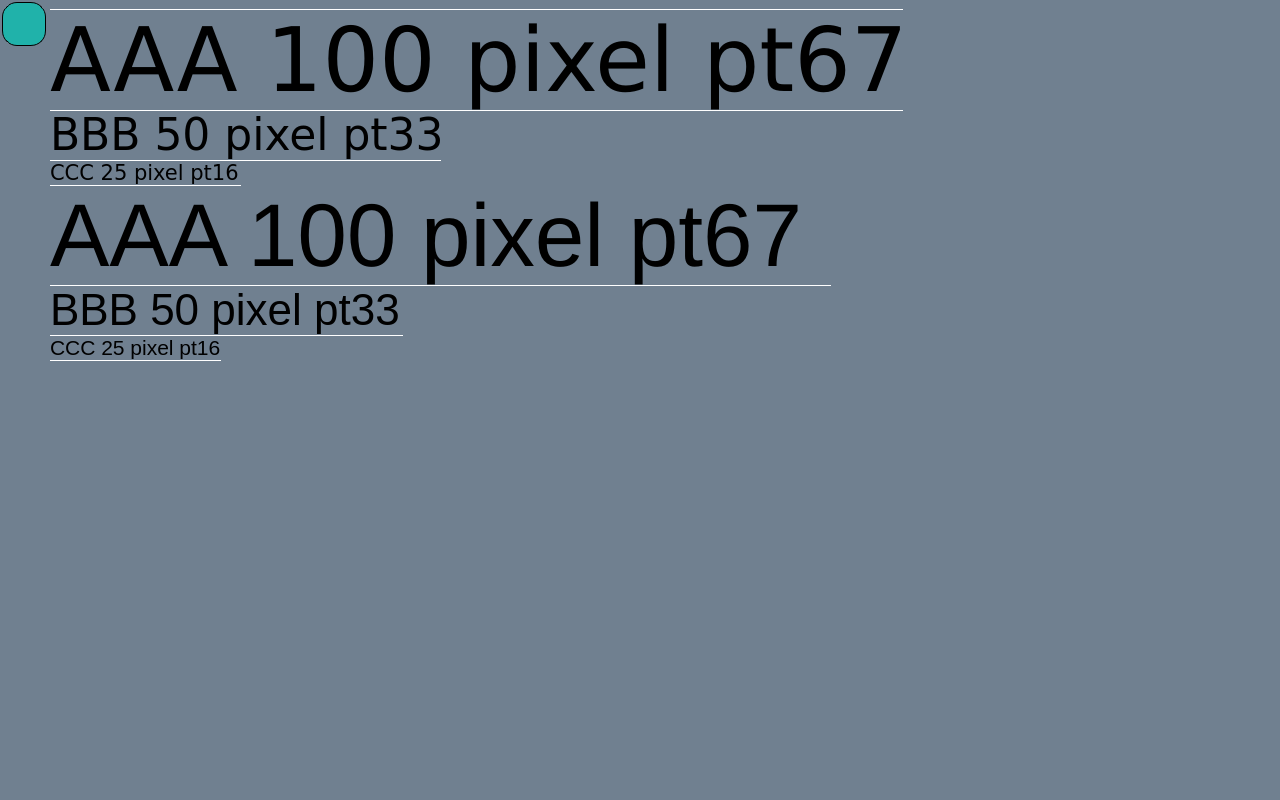
<?xml version="1.0" encoding="UTF-8"?>
<ui version="4.0">
 <class>page042</class>
 <widget class="QWidget" name="page042">
  <property name="geometry">
   <rect>
    <x>0</x>
    <y>0</y>
    <width>1280</width>
    <height>800</height>
   </rect>
  </property>
  <property name="minimumSize">
   <size>
    <width>1280</width>
    <height>800</height>
   </size>
  </property>
  <property name="maximumSize">
   <size>
    <width>16777215</width>
    <height>16777215</height>
   </size>
  </property>
  <property name="windowTitle">
   <string notr="true">page042</string>
  </property>
  <property name="styleSheet">
   <string notr="true">QWidget#page042
{
background-color: SlateGray;
color: rgb(255, 255, 0);
}

QPushButton {
border: 1px solid black;
border-radius: 15px;
color: yellow;
background-color: rgb(32, 178, 170);
min-width: 42px;
min-height: 42px;
}

QPushButton:pressed {
background-color: rgb(255, 140, 255)
}
</string>
  </property>
  <widget class="ATCMbutton" name="atcmButtonHome">
   <property name="geometry">
    <rect>
     <x>2</x>
     <y>2</y>
     <width>44</width>
     <height>44</height>
    </rect>
   </property>
   <property name="minimumSize">
    <size>
     <width>44</width>
     <height>44</height>
    </size>
   </property>
   <property name="maximumSize">
    <size>
     <width>44</width>
     <height>44</height>
    </size>
   </property>
   <property name="font">
    <font>
     <family>DejaVu Sans</family>
     <pointsize>12</pointsize>
    </font>
   </property>
   <property name="iconSize">
    <size>
     <width>40</width>
     <height>40</height>
    </size>
   </property>
   <property name="toolTip">
    <string/>
   </property>
   <property name="whatsThis">
    <string>ATCMbutton widget</string>
   </property>
   <property name="pageName">
    <string notr="true">HOME</string>
   </property>
   <property name="statusvar">
    <string notr="true"/>
   </property>
   <property name="viewStatus">
    <bool>false</bool>
   </property>
   <property name="visibilityVar">
    <string notr="true"/>
   </property>
   <property name="bgColor">
    <color>
     <red>32</red>
     <green>178</green>
     <blue>170</blue>
    </color>
   </property>
   <property name="fontColor">
    <color>
     <red>255</red>
     <green>255</green>
     <blue>0</blue>
    </color>
   </property>
   <property name="text">
    <string notr="true"/>
   </property>
   <property name="pressText">
    <string notr="true"/>
   </property>
   <property name="icon">
    <iconset resource="systemicons_linux.qrc">
     <normaloff>:/systemicons/Home.png</normaloff>:/systemicons/Home.png</iconset>
   </property>
   <property name="borderWidth">
    <number>1</number>
   </property>
   <property name="borderRadius">
    <number>16</number>
   </property>
  </widget>
  <widget class="Line" name="line_1">
   <property name="geometry">
    <rect>
     <x>50</x>
     <y>9</y>
     <width>854</width>
     <height>1</height>
    </rect>
   </property>
   <property name="font">
    <font>
     <family>DejaVu Sans</family>
     <pointsize>8</pointsize>
    </font>
   </property>
   <property name="orientation">
    <enum>Qt::Horizontal</enum>
   </property>
  </widget>
  <widget class="Line" name="line_2">
   <property name="geometry">
    <rect>
     <x>50</x>
     <y>110</y>
     <width>854</width>
     <height>1</height>
    </rect>
   </property>
   <property name="font">
    <font>
     <family>DejaVu Sans</family>
     <pointsize>8</pointsize>
    </font>
   </property>
   <property name="orientation">
    <enum>Qt::Horizontal</enum>
   </property>
  </widget>
  <widget class="QLabel" name="label100px">
   <property name="geometry">
    <rect>
     <x>50</x>
     <y>10</y>
     <width>854</width>
     <height>100</height>
    </rect>
   </property>
   <property name="sizePolicy">
    <sizepolicy hsizetype="Fixed" vsizetype="Fixed">
     <horstretch>0</horstretch>
     <verstretch>0</verstretch>
    </sizepolicy>
   </property>
   <property name="font">
    <font>
     <family>DejaVu Sans</family>
     <pointsize>67</pointsize>
    </font>
   </property>
   <property name="text">
    <string notr="true">AAA 100 pixel pt67</string>
   </property>
   <property name="alignment">
    <set>Qt::AlignLeading|Qt::AlignLeft|Qt::AlignVCenter</set>
   </property>
   <property name="indent">
    <number>0</number>
   </property>
  </widget>
  <widget class="Line" name="line_3">
   <property name="geometry">
    <rect>
     <x>50</x>
     <y>160</y>
     <width>392</width>
     <height>1</height>
    </rect>
   </property>
   <property name="font">
    <font>
     <family>DejaVu Sans</family>
     <pointsize>8</pointsize>
    </font>
   </property>
   <property name="orientation">
    <enum>Qt::Horizontal</enum>
   </property>
  </widget>
  <widget class="QLabel" name="label50px">
   <property name="geometry">
    <rect>
     <x>50</x>
     <y>110</y>
     <width>392</width>
     <height>50</height>
    </rect>
   </property>
   <property name="sizePolicy">
    <sizepolicy hsizetype="Fixed" vsizetype="Fixed">
     <horstretch>0</horstretch>
     <verstretch>0</verstretch>
    </sizepolicy>
   </property>
   <property name="font">
    <font>
     <family>DejaVu Sans</family>
     <pointsize>33</pointsize>
    </font>
   </property>
   <property name="text">
    <string notr="true">BBB 50 pixel pt33 </string>
   </property>
   <property name="indent">
    <number>0</number>
   </property>
  </widget>
  <widget class="Line" name="line_4">
   <property name="geometry">
    <rect>
     <x>50</x>
     <y>185</y>
     <width>192</width>
     <height>1</height>
    </rect>
   </property>
   <property name="font">
    <font>
     <family>DejaVu Sans</family>
     <pointsize>8</pointsize>
    </font>
   </property>
   <property name="orientation">
    <enum>Qt::Horizontal</enum>
   </property>
  </widget>
  <widget class="QLabel" name="label25px">
   <property name="geometry">
    <rect>
     <x>50</x>
     <y>160</y>
     <width>192</width>
     <height>25</height>
    </rect>
   </property>
   <property name="sizePolicy">
    <sizepolicy hsizetype="Fixed" vsizetype="Fixed">
     <horstretch>0</horstretch>
     <verstretch>0</verstretch>
    </sizepolicy>
   </property>
   <property name="font">
    <font>
     <family>DejaVu Sans</family>
     <pointsize>16</pointsize>
    </font>
   </property>
   <property name="text">
    <string notr="true">CCC 25 pixel pt16</string>
   </property>
   <property name="indent">
    <number>0</number>
   </property>
  </widget>
  <widget class="Line" name="line_6">
   <property name="geometry">
    <rect>
     <x>50</x>
     <y>335</y>
     <width>354</width>
     <height>1</height>
    </rect>
   </property>
   <property name="font">
    <font>
     <family>DejaVu Sans</family>
     <pointsize>8</pointsize>
    </font>
   </property>
   <property name="orientation">
    <enum>Qt::Horizontal</enum>
   </property>
  </widget>
  <widget class="Line" name="line_7">
   <property name="geometry">
    <rect>
     <x>50</x>
     <y>360</y>
     <width>172</width>
     <height>1</height>
    </rect>
   </property>
   <property name="font">
    <font>
     <family>DejaVu Sans</family>
     <pointsize>8</pointsize>
    </font>
   </property>
   <property name="orientation">
    <enum>Qt::Horizontal</enum>
   </property>
  </widget>
  <widget class="Line" name="line_5">
   <property name="geometry">
    <rect>
     <x>50</x>
     <y>285</y>
     <width>782</width>
     <height>1</height>
    </rect>
   </property>
   <property name="font">
    <font>
     <family>DejaVu Sans</family>
     <pointsize>8</pointsize>
    </font>
   </property>
   <property name="orientation">
    <enum>Qt::Horizontal</enum>
   </property>
  </widget>
  <widget class="QLabel" name="label100px_2">
   <property name="geometry">
    <rect>
     <x>50</x>
     <y>185</y>
     <width>782</width>
     <height>100</height>
    </rect>
   </property>
   <property name="sizePolicy">
    <sizepolicy hsizetype="Fixed" vsizetype="Fixed">
     <horstretch>0</horstretch>
     <verstretch>0</verstretch>
    </sizepolicy>
   </property>
   <property name="font">
    <font>
     <family>Ubuntu</family>
     <pointsize>67</pointsize>
    </font>
   </property>
   <property name="text">
    <string notr="true">AAA 100 pixel pt67</string>
   </property>
   <property name="alignment">
    <set>Qt::AlignLeading|Qt::AlignLeft|Qt::AlignVCenter</set>
   </property>
   <property name="indent">
    <number>0</number>
   </property>
  </widget>
  <widget class="QLabel" name="label50px_2">
   <property name="geometry">
    <rect>
     <x>50</x>
     <y>285</y>
     <width>354</width>
     <height>50</height>
    </rect>
   </property>
   <property name="sizePolicy">
    <sizepolicy hsizetype="Fixed" vsizetype="Fixed">
     <horstretch>0</horstretch>
     <verstretch>0</verstretch>
    </sizepolicy>
   </property>
   <property name="font">
    <font>
     <family>Ubuntu</family>
     <pointsize>33</pointsize>
    </font>
   </property>
   <property name="text">
    <string notr="true">BBB 50 pixel pt33 </string>
   </property>
   <property name="indent">
    <number>0</number>
   </property>
  </widget>
  <widget class="QLabel" name="label25px_2">
   <property name="geometry">
    <rect>
     <x>50</x>
     <y>335</y>
     <width>172</width>
     <height>25</height>
    </rect>
   </property>
   <property name="sizePolicy">
    <sizepolicy hsizetype="Fixed" vsizetype="Fixed">
     <horstretch>0</horstretch>
     <verstretch>0</verstretch>
    </sizepolicy>
   </property>
   <property name="font">
    <font>
     <family>Ubuntu</family>
     <pointsize>16</pointsize>
    </font>
   </property>
   <property name="text">
    <string notr="true">CCC 25 pixel pt16</string>
   </property>
   <property name="indent">
    <number>0</number>
   </property>
  </widget>
 </widget>
 <customwidgets>
  <customwidget>
   <class>ATCMbutton</class>
   <extends>QPushButton</extends>
   <header>atcmplugin.h</header>
  </customwidget>
 </customwidgets>
 <resources>
  <include location="systemicons_linux.qrc"/>
 </resources>
 <connections>
  <connection>
   <sender>atcmButtonHome</sender>
   <signal>newPage(const char*,bool)</signal>
   <receiver>page042</receiver>
   <slot>goto_page(const char*,bool)</slot>
   <hints>
    <hint type="sourcelabel">
     <x>20</x>
     <y>20</y>
    </hint>
    <hint type="destinationlabel">
     <x>20</x>
     <y>20</y>
    </hint>
   </hints>
  </connection>
 </connections>
 <slots>
  <slot>goto_page(const char*,bool)</slot>
 </slots>
</ui>
